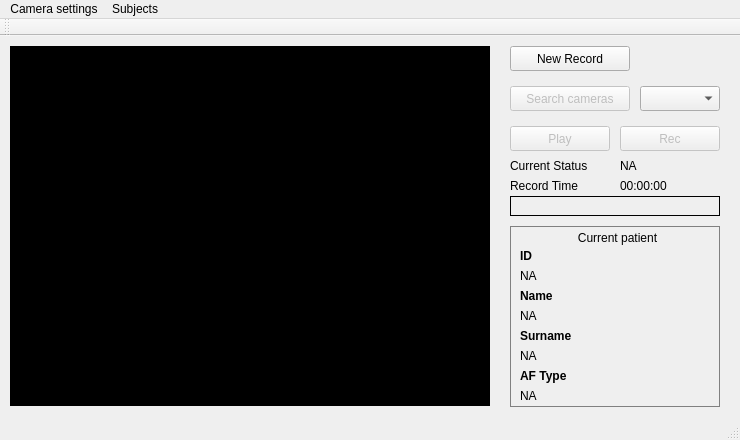
<?xml version="1.0" encoding="UTF-8"?>
<ui version="4.0">
 <class>MainWindow</class>
 <widget class="QMainWindow" name="MainWindow">
  <property name="geometry">
   <rect>
    <x>0</x>
    <y>0</y>
    <width>740</width>
    <height>440</height>
   </rect>
  </property>
  <property name="windowTitle">
   <string>AFCam Record</string>
  </property>
  <widget class="QWidget" name="centralWidget">
   <widget class="QLabel" name="videoLabel">
    <property name="geometry">
     <rect>
      <x>10</x>
      <y>10</y>
      <width>480</width>
      <height>360</height>
     </rect>
    </property>
    <property name="styleSheet">
     <string notr="true">background-color: rgb(0, 0, 0);</string>
    </property>
    <property name="text">
     <string/>
    </property>
    <property name="alignment">
     <set>Qt::AlignCenter</set>
    </property>
   </widget>
   <widget class="QPushButton" name="playButton">
    <property name="enabled">
     <bool>false</bool>
    </property>
    <property name="geometry">
     <rect>
      <x>510</x>
      <y>90</y>
      <width>100</width>
      <height>25</height>
     </rect>
    </property>
    <property name="text">
     <string>Play</string>
    </property>
    <property name="checkable">
     <bool>false</bool>
    </property>
   </widget>
   <widget class="QPushButton" name="initButton">
    <property name="enabled">
     <bool>false</bool>
    </property>
    <property name="geometry">
     <rect>
      <x>510</x>
      <y>50</y>
      <width>120</width>
      <height>25</height>
     </rect>
    </property>
    <property name="text">
     <string>Search cameras</string>
    </property>
   </widget>
   <widget class="QComboBox" name="cameraList">
    <property name="geometry">
     <rect>
      <x>640</x>
      <y>50</y>
      <width>80</width>
      <height>25</height>
     </rect>
    </property>
   </widget>
   <widget class="QLabel" name="faceLabel">
    <property name="geometry">
     <rect>
      <x>510</x>
      <y>160</y>
      <width>210</width>
      <height>20</height>
     </rect>
    </property>
    <property name="autoFillBackground">
     <bool>true</bool>
    </property>
    <property name="styleSheet">
     <string notr="true"/>
    </property>
    <property name="frameShape">
     <enum>QFrame::Box</enum>
    </property>
    <property name="text">
     <string/>
    </property>
    <property name="alignment">
     <set>Qt::AlignCenter</set>
    </property>
   </widget>
   <widget class="QPushButton" name="newRecButton">
    <property name="geometry">
     <rect>
      <x>510</x>
      <y>10</y>
      <width>120</width>
      <height>25</height>
     </rect>
    </property>
    <property name="text">
     <string>New Record</string>
    </property>
   </widget>
   <widget class="QGroupBox" name="groupBox">
    <property name="geometry">
     <rect>
      <x>510</x>
      <y>190</y>
      <width>210</width>
      <height>181</height>
     </rect>
    </property>
    <property name="styleSheet">
     <string notr="true">QGroupBox
{
	border: 1px solid gray
}

QGroupBox::title
{
	subcontrol-origin: margin;
	subcontrol-position: top center;
	top: 5px

}

</string>
    </property>
    <property name="title">
     <string>Current patient</string>
    </property>
    <widget class="QLabel" name="labelName">
     <property name="geometry">
      <rect>
       <x>10</x>
       <y>60</y>
       <width>70</width>
       <height>20</height>
      </rect>
     </property>
     <property name="font">
      <font>
       <weight>75</weight>
       <bold>true</bold>
      </font>
     </property>
     <property name="text">
      <string>Name</string>
     </property>
    </widget>
    <widget class="QLabel" name="labelID">
     <property name="geometry">
      <rect>
       <x>10</x>
       <y>20</y>
       <width>70</width>
       <height>20</height>
      </rect>
     </property>
     <property name="font">
      <font>
       <weight>75</weight>
       <bold>true</bold>
      </font>
     </property>
     <property name="text">
      <string>ID</string>
     </property>
    </widget>
    <widget class="QLabel" name="labelSurname">
     <property name="geometry">
      <rect>
       <x>10</x>
       <y>100</y>
       <width>70</width>
       <height>20</height>
      </rect>
     </property>
     <property name="font">
      <font>
       <weight>75</weight>
       <bold>true</bold>
      </font>
     </property>
     <property name="text">
      <string>Surname</string>
     </property>
    </widget>
    <widget class="QLabel" name="labelAF">
     <property name="geometry">
      <rect>
       <x>10</x>
       <y>140</y>
       <width>70</width>
       <height>20</height>
      </rect>
     </property>
     <property name="font">
      <font>
       <weight>75</weight>
       <bold>true</bold>
      </font>
     </property>
     <property name="text">
      <string>AF Type</string>
     </property>
    </widget>
    <widget class="QLabel" name="IDvalue">
     <property name="geometry">
      <rect>
       <x>10</x>
       <y>40</y>
       <width>200</width>
       <height>20</height>
      </rect>
     </property>
     <property name="text">
      <string>NA</string>
     </property>
    </widget>
    <widget class="QLabel" name="surnameValue">
     <property name="geometry">
      <rect>
       <x>10</x>
       <y>120</y>
       <width>200</width>
       <height>20</height>
      </rect>
     </property>
     <property name="text">
      <string>NA</string>
     </property>
    </widget>
    <widget class="QLabel" name="nameValue">
     <property name="geometry">
      <rect>
       <x>10</x>
       <y>80</y>
       <width>200</width>
       <height>20</height>
      </rect>
     </property>
     <property name="text">
      <string>NA</string>
     </property>
    </widget>
    <widget class="QLabel" name="AFValue">
     <property name="geometry">
      <rect>
       <x>10</x>
       <y>160</y>
       <width>200</width>
       <height>20</height>
      </rect>
     </property>
     <property name="text">
      <string>NA</string>
     </property>
    </widget>
   </widget>
   <widget class="QPushButton" name="recButton">
    <property name="enabled">
     <bool>false</bool>
    </property>
    <property name="geometry">
     <rect>
      <x>620</x>
      <y>90</y>
      <width>100</width>
      <height>25</height>
     </rect>
    </property>
    <property name="text">
     <string>Rec</string>
    </property>
    <property name="checkable">
     <bool>false</bool>
    </property>
   </widget>
   <widget class="QLabel" name="statusLabelName">
    <property name="geometry">
     <rect>
      <x>510</x>
      <y>120</y>
      <width>120</width>
      <height>20</height>
     </rect>
    </property>
    <property name="text">
     <string>Current Status</string>
    </property>
   </widget>
   <widget class="QLabel" name="statusLabel">
    <property name="geometry">
     <rect>
      <x>620</x>
      <y>120</y>
      <width>100</width>
      <height>20</height>
     </rect>
    </property>
    <property name="text">
     <string>NA</string>
    </property>
   </widget>
   <widget class="QLabel" name="recordTimeLabelName">
    <property name="geometry">
     <rect>
      <x>510</x>
      <y>140</y>
      <width>120</width>
      <height>20</height>
     </rect>
    </property>
    <property name="text">
     <string>Record Time</string>
    </property>
   </widget>
   <widget class="QLabel" name="recordTimeLabel">
    <property name="enabled">
     <bool>true</bool>
    </property>
    <property name="geometry">
     <rect>
      <x>620</x>
      <y>140</y>
      <width>100</width>
      <height>20</height>
     </rect>
    </property>
    <property name="text">
     <string>00:00:00</string>
    </property>
   </widget>
  </widget>
  <widget class="QMenuBar" name="menuBar">
   <property name="geometry">
    <rect>
     <x>0</x>
     <y>0</y>
     <width>740</width>
     <height>21</height>
    </rect>
   </property>
   <widget class="QMenu" name="menuFile">
    <property name="title">
     <string>Camera settings</string>
    </property>
    <addaction name="actionSearch_camera"/>
    <addaction name="actionCamera_setup"/>
   </widget>
   <widget class="QMenu" name="menuSubjects">
    <property name="title">
     <string>Subjects</string>
    </property>
    <addaction name="actionInsert_Data"/>
    <addaction name="actionSearch_subjects"/>
   </widget>
   <addaction name="menuFile"/>
   <addaction name="menuSubjects"/>
  </widget>
  <widget class="QToolBar" name="mainToolBar">
   <attribute name="toolBarArea">
    <enum>TopToolBarArea</enum>
   </attribute>
   <attribute name="toolBarBreak">
    <bool>false</bool>
   </attribute>
  </widget>
  <widget class="QStatusBar" name="statusBar"/>
  <action name="actionClose">
   <property name="text">
    <string>Close</string>
   </property>
  </action>
  <action name="actionInsert_Data">
   <property name="text">
    <string>Insert Data</string>
   </property>
  </action>
  <action name="actionSearch_subjects">
   <property name="text">
    <string>Search subjects</string>
   </property>
  </action>
  <action name="actionSearch_camera">
   <property name="text">
    <string>Search camera</string>
   </property>
  </action>
  <action name="actionCamera_setup">
   <property name="text">
    <string>Camera setup</string>
   </property>
  </action>
 </widget>
 <layoutdefault spacing="6" margin="11"/>
 <resources/>
 <connections/>
</ui>
